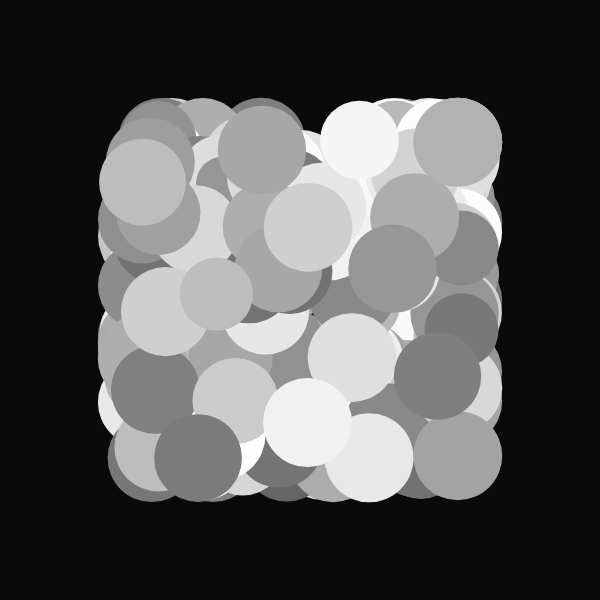
Frame 1 (no input)
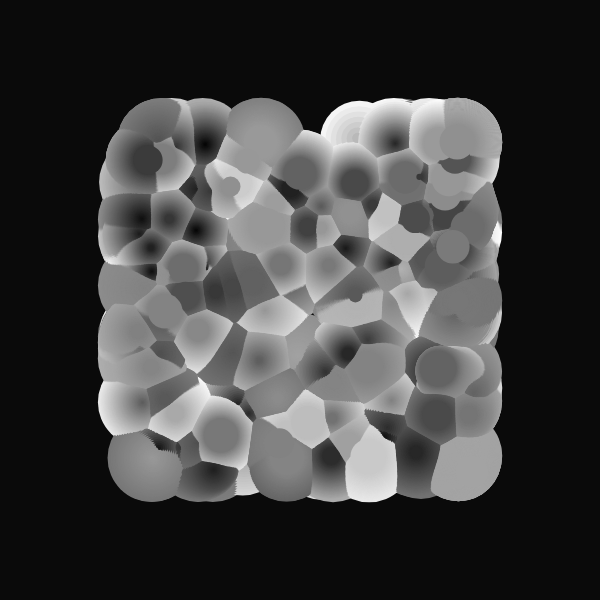
Frame 60 (no input)
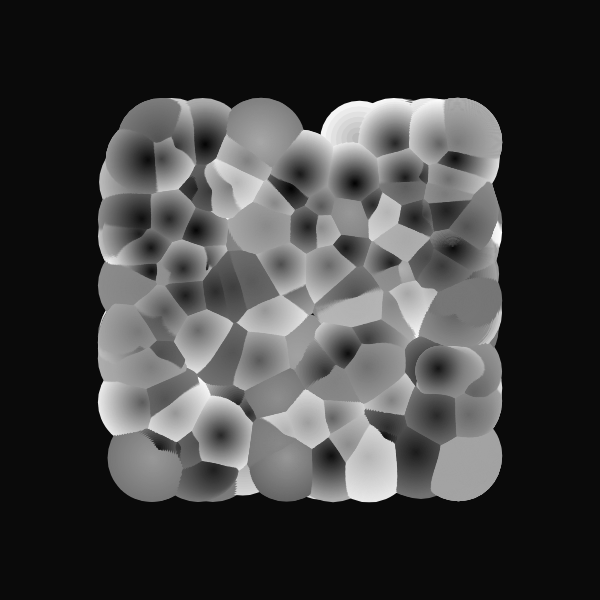
Frame 120 (the mouse pressed at the canvas centre since frame 60)

The p5.js sketch that drew these frames (run headless with seeded random() and noise() and a simulated clock; from frame 60 on, the mouse is pressed at the canvas centre):

// p5.js sketch
// ── sketch.js
//inspo from Fiona 

let moverSystems = [];
let num = 10;
let cells, cols, rows;
let offset, margin;
let cellW, cellH;
let bg;
let graphics;



function setup() {
  w = 600;
  var canvas;
    if(windowWidth>=600 && windowHeight >=600){
      canvas = createCanvas(600, 600);
    }
    else{
      canvas = createCanvas(windowWidth, windowHeight - 100);
    }

  var x = (windowWidth - width) / 2;
  var y = (windowHeight - height) / 2;

  canvas.position(x, y);
  background(0);
  noStroke();

  graphics = createGraphics(width, height);
  graphics.colorMode(HSB, 360, 100, 100, 100);

  cells = 1
  cols = cells;
  rows = cells;
  offset = width / 5;
  margin = offset / 5;
  cellW = (width - offset * 2 - margin * (cols - 1)) / cols;
  cellH = (height - offset * 2 - margin * (rows - 1)) / rows;
  

  for (let j = 0; j < rows; j++) {
    for (let i = 0; i < cols; i++) {
      let x = map(i, 0, cols, offset, width - offset + margin);
      let y = map(j, 0, rows, offset, width - offset + margin);
      let b = new Bound(x, y, cellW, cellH);
      moverSystems.push(new MoverSystem(b, int(random(10, 20))*map(cells,2,7,10,5), cellW/8, cellW/2));
      moverSystems[i].render();
    }
  }
  background(10);
  image(graphics,0,0);

}


function draw(){
  rectMode(CENTER)
  for (let ms of moverSystems) {
    ms.update();
    ms.render();
  }
  if(frameCount >300){
    noLoop();
  }
}

class Mover {
  constructor(x, y, d, c1, c2) {
    this.pos = createVector(x, y);
    this.noiseScale = createVector(200,-500,400);
    this.d = d;
    this.dLife = d/random(100);
    this.maxD = this.d;
    this.c1 = c1;
    this.c2 = c2;
  }
  update() {
    let n = map(noise(this.pos.x / this.noiseScale.x, this.pos.y / this.noiseScale.y), 0, 1, 600, -200);
    let vel = createVector(sin(n), sin(n));
    this.pos.add(vel);
    this.d -= this.dLife;
    this.d = constrain(this.d, 0, this.maxD);
  }
  render() {
    colorMode(RGB);
    let c = lerpColor(color(this.c1), color(this.c2 + 100), this.d/this.maxD);
    let cLine = lerpColor(color(this.c1), color(this.c2), this.d/this.maxD - 100);

    fill(c, 15);
    // strokeWeight(5)
    // stroke(cLine, 20);
    noStroke();
    ellipse(this.pos.x, this.pos.y, this.d*2, this.d*2);
  }
}

class MoverSystem {
  constructor(b, n, d, p) {
    this.movers = [];
    this.b = b;
    this.n = n;
    this.d = d;
    this.p = p;
    for (let i = 0; i < this.n; i++) {
      let c1 = random(p);
      let c2 = c1;
      while (c1 == c2) {
        c2 = random(p);
      }
      this.movers.push(new Mover(random(this.b.x, this.b.x + this.b.w), random(this.b.y, this.b.y + this.b.h), this.d, c1, c2));
    }
  }
  update() {
    for (let m of this.movers) {
      m.update();
      this.b.checkBound(m);
    }
  }
  render() {
    for (let m of this.movers) {
      m.render();
    }
  }
}



class Bound {
  constructor(x, y, w, h) {
    this.x = x;
    this.y = y;
    this.w = w;
    this.h = h;
  }
  checkBound(m) {
    if (m.pos.x - m.d / 2 < this.x) m.pos.x = this.x + m.d / 2;
    if (m.pos.x + m.d / 2 > this.x + this.w) m.pos.x = this.x + this.w - m.d / 2;
    if (m.pos.y - m.d / 2 < this.y) m.pos.y = this.y + m.d / 2;
    if (m.pos.y + m.d / 2 > this.y + this.h) m.pos.y = this.y + this.h - m.d / 2;
  }
  render() {
    //noFill();
    ellipse(this.x, this.y, this.w, this.h);
  }
}
